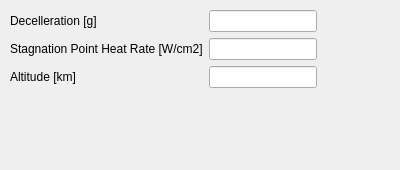
   <widget class="QWidget" name="tab_3">
    <attribute name="title">
     <string>Constraints</string>
    </attribute>
    <widget class="QWidget" name="gridLayoutWidget_4">
     <property name="geometry">
      <rect>
       <x>10</x>
       <y>10</y>
       <width>381</width>
       <height>151</height>
      </rect>
     </property>
     <layout class="QGridLayout" name="gridLayout_29">
      <item row="0" column="1">
       <widget class="QLineEdit" name="gLimitLineEdit"/>
      </item>
      <item row="1" column="1">
       <widget class="QLineEdit" name="SPHeatRateLineEdit"/>
      </item>
      <item row="2" column="1">
       <widget class="QLineEdit" name="AltitudeLimitLineEdit"/>
      </item>
      <item row="0" column="0">
       <widget class="QLabel" name="label_31">
        <property name="text">
         <string>Decelleration [g]</string>
        </property>
       </widget>
      </item>
      <item row="1" column="0">
       <widget class="QLabel" name="label_33">
        <property name="text">
         <string>Stagnation Point Heat Rate [W/cm2]</string>
        </property>
       </widget>
      </item>
      <item row="2" column="0">
       <widget class="QLabel" name="label_34">
        <property name="text">
         <string>Altitude [km]</string>
        </property>
       </widget>
      </item>
      <item row="3" column="0">
       <spacer name="verticalSpacer">
        <property name="orientation">
         <enum>Qt::Vertical</enum>
        </property>
        <property name="sizeHint" stdset="0">
         <size>
          <width>20</width>
          <height>40</height>
         </size>
        </property>
       </spacer>
      </item>
      <item row="0" column="2">
       <spacer name="horizontalSpacer">
        <property name="orientation">
         <enum>Qt::Horizontal</enum>
        </property>
        <property name="sizeHint" stdset="0">
         <size>
          <width>40</width>
          <height>20</height>
         </size>
        </property>
       </spacer>
      </item>
     </layout>
    </widget>
   </widget>
